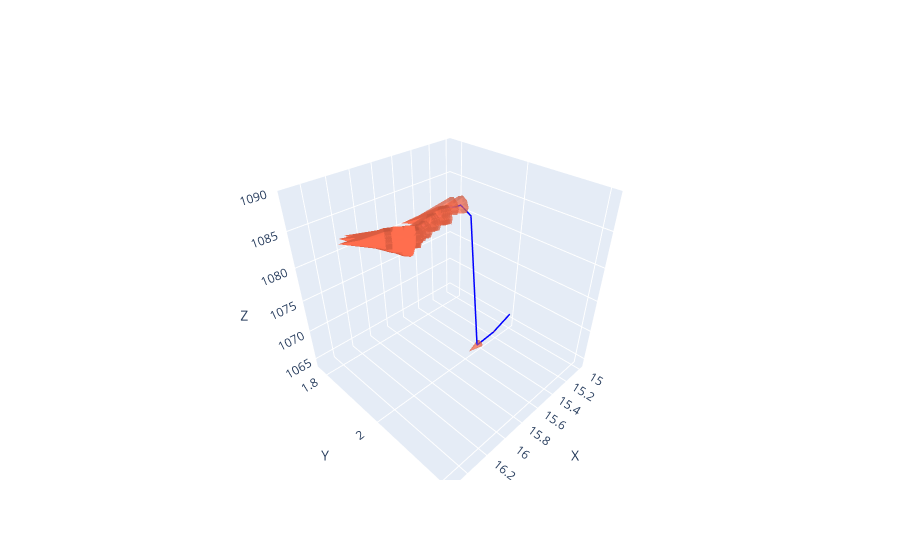

Notebook code cell kept with this figure:
### Code cell
import plotly.graph_objs as go
from math import floor

# Example list of tuples (x, y, z)
#data = [max.tracking[floor(len(max.tracking)/10)*i-1] for i in range(10)]
data = maxm.tracking

# Extracting x, y, z coordinates from the list of tuples

# Extracting x, y, z coordinates from the list of tuples
x = [point[0] for point in data]
y = [point[1] for point in data]
z = [point[2] for point in data]

# Create trace for the curve
trace_curve = go.Scatter3d(
    x=x,
    y=y,
    z=z,
    mode='lines',
    line=dict(color='blue', width=3),
    name='Curve'
)

# Create traces for the directional arrows
arrows = []
for i in range(len(x)-1):
    arrow = go.Cone(
        x=[x[i+1]],
        y=[y[i+1]],
        z=[z[i+1]],
        u=[x[i+1]-x[i]],
        v=[y[i+1]-y[i]],
        w=[z[i+1]-z[i]],
        sizemode='absolute',
        sizeref=0.25,
        showscale=False,
        colorscale='Reds',
        opacity=0.5,
        name='Arrow '+str(i+1)
    )
    arrows.append(arrow)

# Create layout
layout = go.Layout(
    scene=dict(
        aspectmode="cube",
        xaxis=dict(title='X'),
        yaxis=dict(title='Y'),
        zaxis=dict(title='Z')
    )
)

# Create figure
fig = go.Figure(data=[trace_curve] + arrows, layout=layout)

# Show plot
fig.show()
